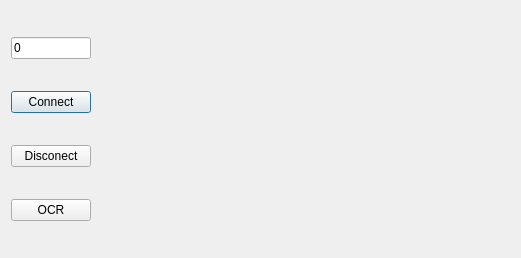
<?xml version="1.0" encoding="UTF-8"?>
<ui version="4.0">
 <class>CameraTestDialog</class>
 <widget class="QDialog" name="CameraTestDialog">
  <property name="geometry">
   <rect>
    <x>0</x>
    <y>0</y>
    <width>359</width>
    <height>258</height>
   </rect>
  </property>
  <property name="windowTitle">
   <string>CameraTest</string>
  </property>
  <layout class="QHBoxLayout" name="horizontalLayout">
   <item>
    <layout class="QVBoxLayout" name="verticalLayout">
     <item>
      <widget class="QLineEdit" name="camIDEdit">
       <property name="text">
        <string>0</string>
       </property>
      </widget>
     </item>
     <item>
      <widget class="QPushButton" name="connectButton">
       <property name="text">
        <string>Connect</string>
       </property>
      </widget>
     </item>
     <item>
      <widget class="QPushButton" name="disconnectButton">
       <property name="text">
        <string>Disconect</string>
       </property>
      </widget>
     </item>
     <item>
      <widget class="QPushButton" name="OCRButton">
       <property name="text">
        <string>OCR</string>
       </property>
      </widget>
     </item>
    </layout>
   </item>
   <item>
    <layout class="QVBoxLayout" name="verticalLayout_3">
     <item>
      <widget class="QLabel" name="rawFrameLabel">
       <property name="sizePolicy">
        <sizepolicy hsizetype="Expanding" vsizetype="Expanding">
         <horstretch>0</horstretch>
         <verstretch>0</verstretch>
        </sizepolicy>
       </property>
       <property name="text">
        <string/>
       </property>
      </widget>
     </item>
     <item>
      <widget class="QLabel" name="OCRLabel">
       <property name="sizePolicy">
        <sizepolicy hsizetype="Fixed" vsizetype="Preferred">
         <horstretch>0</horstretch>
         <verstretch>0</verstretch>
        </sizepolicy>
       </property>
       <property name="minimumSize">
        <size>
         <width>400</width>
         <height>0</height>
        </size>
       </property>
       <property name="font">
        <font>
         <pointsize>16</pointsize>
        </font>
       </property>
       <property name="text">
        <string/>
       </property>
       <property name="textFormat">
        <enum>Qt::AutoText</enum>
       </property>
       <property name="wordWrap">
        <bool>true</bool>
       </property>
      </widget>
     </item>
    </layout>
   </item>
   <item>
    <layout class="QVBoxLayout" name="verticalLayout_2">
     <item>
      <widget class="QLabel" name="roiOfRawFrameLabel">
       <property name="sizePolicy">
        <sizepolicy hsizetype="Expanding" vsizetype="Expanding">
         <horstretch>0</horstretch>
         <verstretch>0</verstretch>
        </sizepolicy>
       </property>
       <property name="text">
        <string/>
       </property>
      </widget>
     </item>
     <item>
      <widget class="QLabel" name="roiFrameLabel">
       <property name="sizePolicy">
        <sizepolicy hsizetype="Expanding" vsizetype="Expanding">
         <horstretch>0</horstretch>
         <verstretch>0</verstretch>
        </sizepolicy>
       </property>
       <property name="text">
        <string/>
       </property>
      </widget>
     </item>
    </layout>
   </item>
  </layout>
 </widget>
 <resources/>
 <connections/>
</ui>
